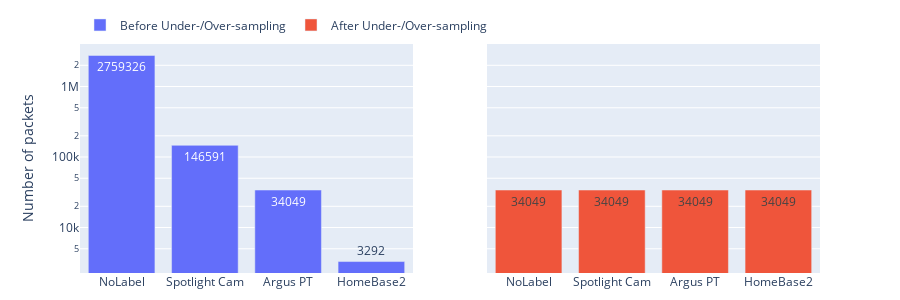

Source (notebook cell):
### Code cell
fig = make_subplots(rows=1, cols=2, shared_yaxes=True)

trace1 = fig.add_trace(
    go.Bar(
      x=list(sampling_before.keys()),
      y=list(sampling_before.values()),
      name="Before Under-/Over-sampling",
      text=list(sampling_before.values())
      ),
    row=1, col=1
)

trace2 = fig.add_trace(
    go.Bar(x=list(sampling_after.keys()), y=list(sampling_after.values()), name="After Under-/Over-sampling",text=list(sampling_after.values())),
    row=1, col=2
)

fig.update_yaxes(type="log")
fig.update_layout(
  height=300, 
  width=900, 
  yaxis_title="Number of packets",
  )
fig.update_layout(
  legend=dict(
    orientation="h",
    yanchor="bottom",
    y=1.02,
    xanchor="left",
    x=0
    )
  )
fig.update_layout(margin=dict(t=10, b=10))
fig.show()
fig.write_image("assets/sampling.pdf")

### Figure 1 — Plotly figure (JSON) as saved in the notebook; plotly's stock layout.template omitted (floating-point values rounded to 4 significant figures)
{"data": [{"name": "Before Under-/Over-sampling", "text": ["2759326", "146591", "34049", "3292"], "type": "bar", "x": ["NoLabel", "Spotlight Cam", "Argus PT", "HomeBase2"], "xaxis": "x", "y": [2759326, 146591, 34049, 3292], "yaxis": "y"}, {"name": "After Under-/Over-sampling", "text": ["34049", "34049", "34049", "34049"], "type": "bar", "x": ["NoLabel", "Spotlight Cam", "Argus PT", "HomeBase2"], "xaxis": "x2", "y": [34049, 34049, 34049, 34049], "yaxis": "y2"}], "layout": {"height": 300, "legend": {"orientation": "h", "x": 0, "xanchor": "left", "y": 1.02, "yanchor": "bottom"}, "margin": {"b": 10, "t": 10}, "width": 900, "xaxis": {"anchor": "y", "domain": [0, 0.45]}, "xaxis2": {"anchor": "y2", "domain": [0.55, 1]}, "yaxis": {"anchor": "x", "domain": [0, 1], "title": {"text": "Number of packets"}, "type": "log"}, "yaxis2": {"anchor": "x2", "domain": [0, 1], "matches": "y", "showticklabels": false, "type": "log"}}}
